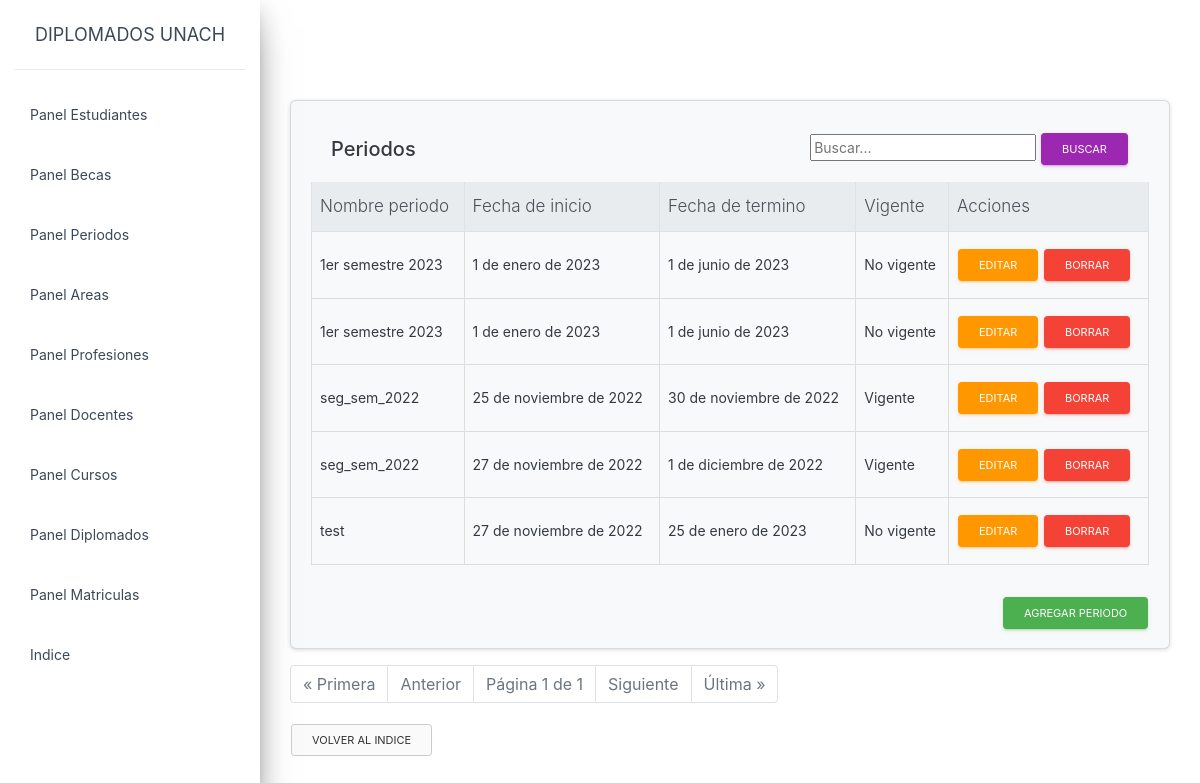
Page /artemis/panel_periodos.html (signed in) on the earlier database version.
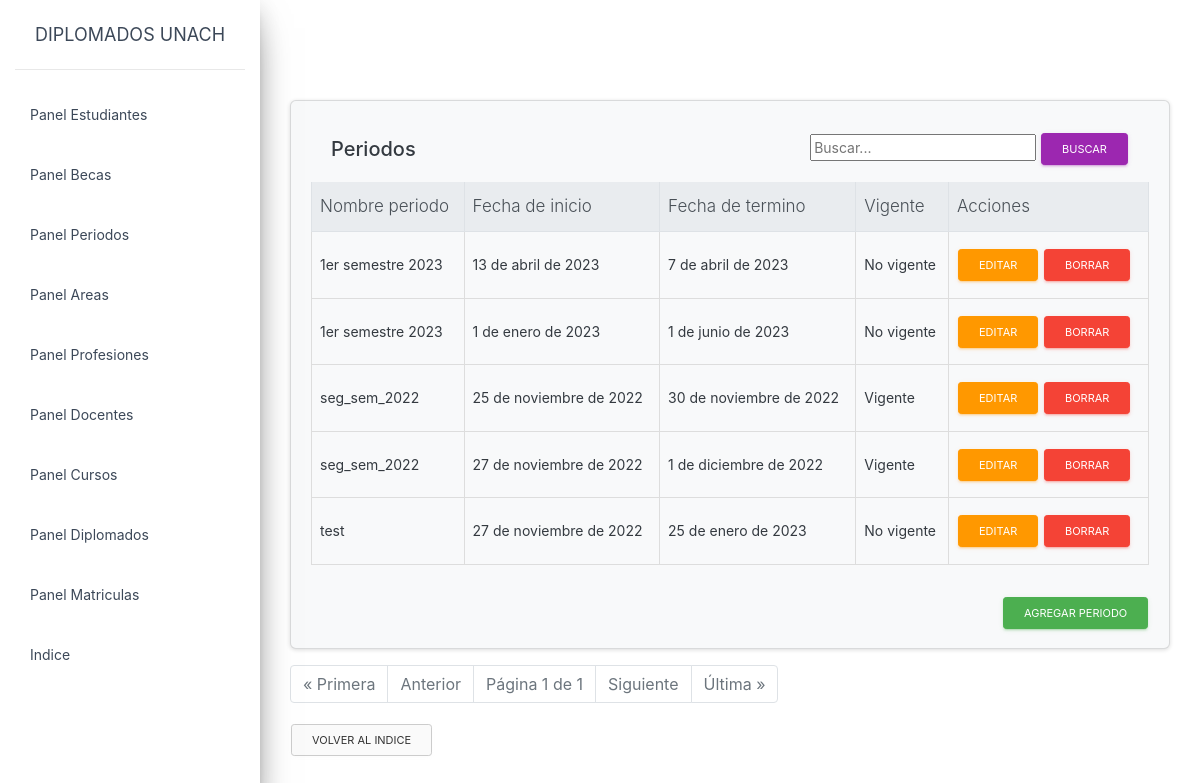
Same page on the later database version.
### artemis/models.py (models this page shows, shortened)
class Periodo(models.Model):
    id = models.AutoField(primary_key=True)
    nombre_periodo = models.CharField(max_length = 20) #ex-primer semestre 2022
    fecha_inicio = models.DateField()
    fecha_termino = models.DateField()
    activo = models.BooleanField(default=False,verbose_name="Vigente")

### artemis/views.py (the view, shortened to what this page needs)
# urls.py: path('panel_periodos.html',panel_periodos.as_view(),name = 'panel_periodos'),
@method_decorator(login_required, name='dispatch' )
class panel_periodos(ListView):
    context_object_name = 'panel_periodos'
    template_name = 'panel_periodos.html'
    paginate_by = 15
    queryset = Periodo.objects.all()
    search_form = SearchForm
    def get_queryset(self):
        queryset = Periodo.objects.order_by('nombre_periodo')
        query = self.request.GET.get('query')
        return queryset
    def get_context_data(self, **kwargs):
        context = super(panel_periodos, self).get_context_data(**kwargs)
        context['vigente_display_list'] = ['Vigente' if periodo.activo else 'No vigente' for periodo in context['object_list']]
        context['search_form'] = self.search_form(self.request.GET or None)
        return context

### artemis/forms.py
class SearchForm(forms.Form):
    query = forms.CharField(label='', widget=forms.TextInput(attrs={'placeholder': 'Buscar...'}))

### artemis/templates/panel_periodos.html (shortened to what this page needs)
{% extends "base.html" %}
{% block content %}
<head>
   <link rel="stylesheet" href="https://stackpath.bootstrapcdn.com/bootstrap/4.1.3/css/bootstrap.min.css">
   {% load crispy_forms_tags %}
</head>
<div class="card text-dark bg-light mb-3">
    <div class="card-body">
        <div class="card-header d-flex justify-content-between align-items-center">
            <h5 class="mb-0">Periodos</h5>
            <form method="GET" class="search-form">
                <input type="text" name="query" value="{{ search_form.value }}" placeholder="Buscar...">
                <button type="submit" class="btn btn-primary btn-sm">Buscar</button>
            </form>
        </div>
        <div class="table-responsive" style="max-height: calc(100vh - 370px); overflow-y: auto;">
            <table class="table table-hover table-bordered">
                <thead class="thead-light">
                    <tr>
                <th>Nombre periodo</th>
                <th>Fecha de inicio</th>
                <th>Fecha de termino</th>
                <th>Vigente</th>
                <th>Acciones</th>
            </tr>
        </thead>
        <tbody>
            {% for Periodo in object_list %}
            <tr class="table-hover">
                <td>{{ Periodo.nombre_periodo }}</td>
                <td>{{ Periodo.fecha_inicio }}</td>
                <td>{{ Periodo.fecha_termino }}</td>
                <td>
                    {% if Periodo.activo %}
                        Vigente
                    {% else %}
                        No vigente
                    {% endif %}
                </td>
                <td>
                    <a href="{% url "artemis:edit_periodo" Periodo.pk %}" class="btn btn-warning btn-sm">Editar</a>
                    <a href="{% url "artemis:delete_periodo" Periodo.pk %}" class="btn btn-danger btn-sm">Borrar</a>
                </td>
            </tr>
            {% endfor %}
        </tbody>
    </table>
</div>
<div class="d-flex justify-content-end">
    <a href="{% url "artemis:new_periodo" %}" class="btn btn-success btn-sm mt-3"> Agregar periodo</a>
</div>
</div>
</div>
    <div class="pagination">
        <ul class="pagination justify-content-center">
          {% if page_obj.has_previous %}
          <li class="page-item"><a class="page-link" href="?page=1">&laquo; Primera</a></li>
          <li class="page-item"><a class="page-link" href="?page={{ page_obj.previous_page_number }}">Anterior</a></li>
          {% else %}
          <li class="page-item disabled"><span class="page-link">&laquo; Primera</span></li>
          <li class="page-item disabled"><span class="page-link">Anterior</span></li>
          {% endif %}
          <li class="page-item disabled"><span class="page-link">Página {{ page_obj.number }} de {{ page_obj.paginator.num_pages }}</span></li>
          {% if page_obj.has_next %}
          <li class="page-item"><a class="page-link" href="?page={{ page_obj.next_page_number }}">Siguiente</a></li>
          <li class="page-item"><a class="page-link" href="?page={{ page_obj.paginator.num_pages }}">Última &raquo;</a></li>
          {% else %}
          <li class="page-item disabled"><span class="page-link">Siguiente</span></li>
          <li class="page-item disabled"><span class="page-link">Última &raquo;</span></li>
          {% endif %}
      </div>
        <p>
            <a href="{% url "artemis:index" %}" class="btn btn-secondary btn-sm" >Volver al indice</a>
        </p>
    {%endblock content%}

Differences in the rows shown:
changed Periodo: fecha_inicio "1 de enero de 2023" → "13 de abril de 2023"; fecha_termino "1 de junio de 2023" → "7 de abril de 2023"
